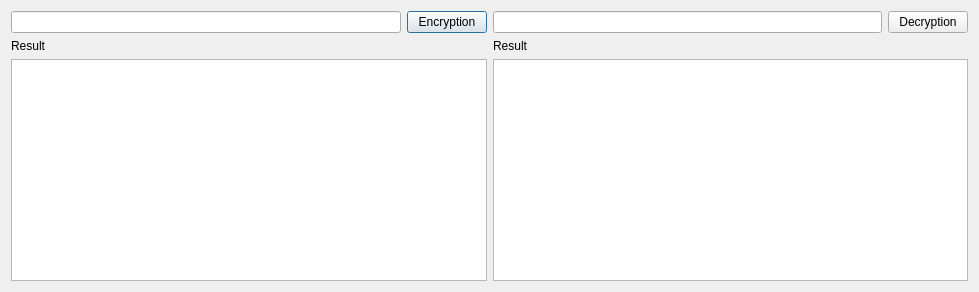
<?xml version="1.0" encoding="UTF-8"?>
<ui version="4.0">
 <class>Dialog</class>
 <widget class="QDialog" name="Dialog">
  <property name="geometry">
   <rect>
    <x>0</x>
    <y>0</y>
    <width>979</width>
    <height>292</height>
   </rect>
  </property>
  <property name="windowTitle">
   <string>Dialog</string>
  </property>
  <layout class="QHBoxLayout" name="horizontalLayout_3">
   <item>
    <layout class="QVBoxLayout" name="verticalLayout_2">
     <item>
      <layout class="QHBoxLayout" name="horizontalLayout">
       <item>
        <widget class="QLineEdit" name="lineEdit_encryption"/>
       </item>
       <item>
        <widget class="QPushButton" name="pushButton_encryption">
         <property name="text">
          <string>Encryption</string>
         </property>
        </widget>
       </item>
      </layout>
     </item>
     <item>
      <layout class="QVBoxLayout" name="verticalLayout">
       <item>
        <widget class="QLabel" name="label">
         <property name="text">
          <string>Result</string>
         </property>
        </widget>
       </item>
       <item>
        <widget class="QPlainTextEdit" name="plainTextEdit_encryption"/>
       </item>
      </layout>
     </item>
    </layout>
   </item>
   <item>
    <layout class="QVBoxLayout" name="verticalLayout_3">
     <item>
      <layout class="QHBoxLayout" name="horizontalLayout_2">
       <item>
        <widget class="QLineEdit" name="lineEdit_decryption"/>
       </item>
       <item>
        <widget class="QPushButton" name="pushButton_decryption">
         <property name="text">
          <string>Decryption</string>
         </property>
        </widget>
       </item>
      </layout>
     </item>
     <item>
      <layout class="QVBoxLayout" name="verticalLayout_4">
       <item>
        <widget class="QLabel" name="label_2">
         <property name="text">
          <string>Result</string>
         </property>
        </widget>
       </item>
       <item>
        <widget class="QPlainTextEdit" name="plainTextEdit_decryption"/>
       </item>
      </layout>
     </item>
    </layout>
   </item>
  </layout>
 </widget>
 <tabstops>
  <tabstop>pushButton_encryption</tabstop>
  <tabstop>lineEdit_encryption</tabstop>
  <tabstop>pushButton_decryption</tabstop>
  <tabstop>lineEdit_decryption</tabstop>
  <tabstop>plainTextEdit_encryption</tabstop>
  <tabstop>plainTextEdit_decryption</tabstop>
 </tabstops>
 <resources/>
 <connections/>
</ui>
